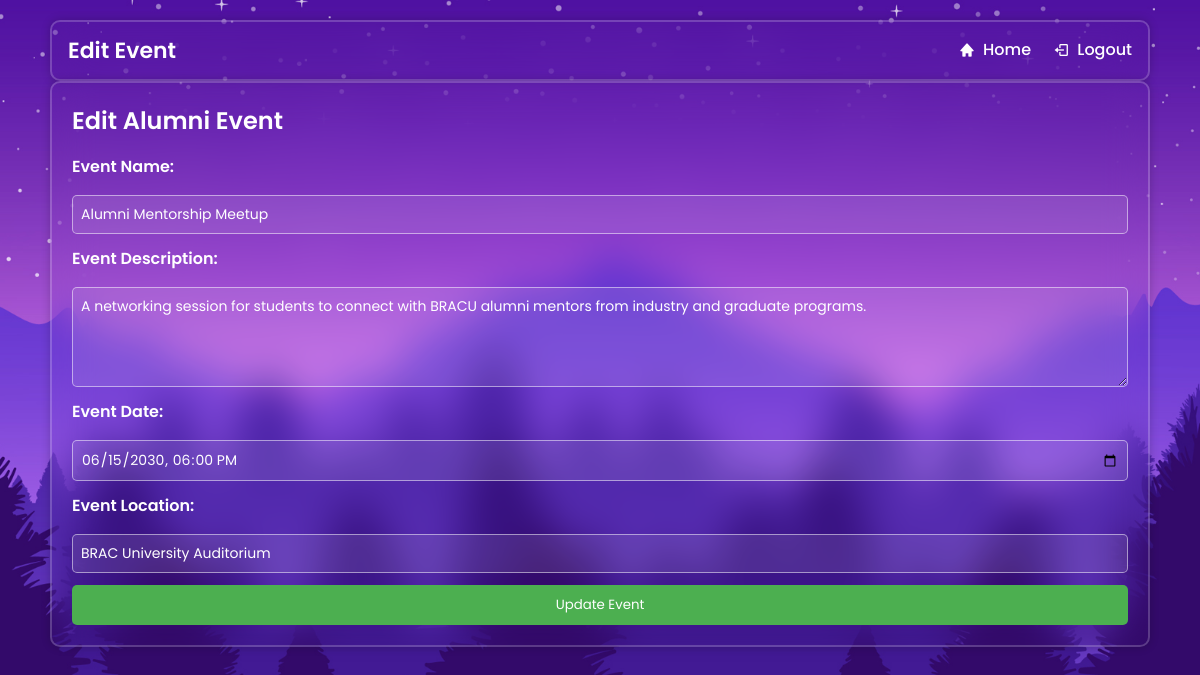
Screenshot of /edit_event.php?event_id=1 (signed in) with the database file from the repository.
### tables this page shows
CREATE TABLE IF NOT EXISTS events (
    event_id INT UNSIGNED NOT NULL AUTO_INCREMENT,
    event_name VARCHAR(255) NOT NULL,
    event_description TEXT NOT NULL,
    event_date DATETIME NOT NULL,
    event_location VARCHAR(255) NOT NULL,
    PRIMARY KEY (event_id),
    KEY idx_events_event_date (event_date)
);

### auth.php (called while the page is built, shortened)
<?php
function e($value)
{
    return htmlspecialchars((string) ($value ?? ''), ENT_QUOTES, 'UTF-8');
}
?>

### edit_event.php (the view, shortened to what this page needs)
<?php
require_once('auth.php');
require_once('DBconnect.php');
$event_id = (int) $_GET['event_id'];
$sql = "SELECT event_name, event_description, event_date, event_location FROM events WHERE event_id = ?";
$stmt = $conn->prepare($sql);
$stmt->bind_param("i", $event_id);
$stmt->execute();
$result = $stmt->get_result();
$event = $result->fetch_assoc();
?>
<!DOCTYPE html>
<html lang="en">
<head>
  <link rel="stylesheet" href="style.css" />
  <link rel="stylesheet" href="admin_home_style.css" />
  <link href="https://unpkg.com/boxicons@2.1.4/css/boxicons.min.css" rel="stylesheet" />
</head>
<body>
  <div class="page">
    <header class="glass hdr">
      <div class="title">Edit Event</div>
      <nav class="links">
        <a href="admin_home.php"><i class='bx bxs-home'></i><span>Home</span></a>
        <a href="logout.php"><i class='bx bx-log-out'></i><span>Logout</span></a>
      </nav>
    </header>
    <section class="glass card">
      <h3>Edit Alumni Event</h3>
      <form method="POST" action="edit_event.php?event_id=<?php echo e($event_id); ?>">
        <label for="event_name">Event Name:</label>
        <input type="text" name="event_name" id="event_name" value="<?php echo e($event['event_name']); ?>" required />
        <label for="event_description">Event Description:</label>
        <textarea name="event_description" id="event_description" required><?php echo e($event['event_description']); ?></textarea>
        <label for="event_date">Event Date:</label>
        <input type="datetime-local" name="event_date" id="event_date" value="<?php echo e(date('Y-m-d\TH:i', strtotime($event['event_date']))); ?>" required />
        <label for="event_location">Event Location:</label>
        <input type="text" name="event_location" id="event_location" value="<?php echo e($event['event_location']); ?>" required />
        <button type="submit">Update Event</button>
      </form>
    </section>
  </div>
</body>
</html>

### style.css (style rules this page uses)
* { margin: 0; padding: 0; box-sizing: border-box; font-family: "Poppins", sans-serif; }
body { display: flex; justify-content: center; align-items: center; min-height: 100vh; background: url('img.jpg') no-repeat; background-size: cover; background-position: center; }

### admin_home_style.css (style rules this page uses)
body { display: block !important; justify-content: initial !important; align-items: initial !important; min-height: 100vh; }
.glass { background: transparent; border: 2px solid rgba(255, 255, 255, .2); backdrop-filter: blur(20px); box-shadow: 0 0 10px rgba(0, 0, 0, .2); color: #fff; border-radius: 10px; }
.page { width: min(1100px, 92%); margin: 20px auto; }
.hdr { display: flex; justify-content: space-between; align-items: center; padding: 12px 16px; }
.hdr .title { font-size: 22px; font-weight: 600; }
.hdr .links a { color: #fff; text-decoration: none; margin-left: 18px; display: inline-flex; align-items: center; gap: 8px; font-weight: 500; }
.card { padding: 18px; }
.card { padding: 20px; background: transparent; border: 2px solid rgba(255, 255, 255, .2); backdrop-filter: blur(20px); box-shadow: 0 0 10px rgba(0, 0, 0, 0.2); color: #fff; border-radius: 10px; }
form { display: flex; flex-direction: column; gap: 12px; }
label { font-weight: 600; margin-bottom: 4px; color: #fff; }
input[type="text"], input[type="email"], input[type="datetime-local"], textarea { padding: 8px; border-radius: 5px; border: 1px solid rgba(255, 255, 255, 0.5); background: rgba(255, 255, 255, 0.1); font-size: 14px; color: #fff; }
textarea { height: 100px; }
button { background-color: #4CAF50; color: white; padding: 10px 20px; border: none; border-radius: 5px; cursor: pointer; }
h3 { font-size: 24px; font-weight: 600; margin-bottom: 16px; color: #fff; }

### rows the page displays
events: event_name "Alumni Mentorship Meetup", event_description "A networking session for students to connect with BRACU alumni mentors from industry and graduate programs.", event_date "06/15/2030 18:00", event_location "BRAC University Auditorium"
